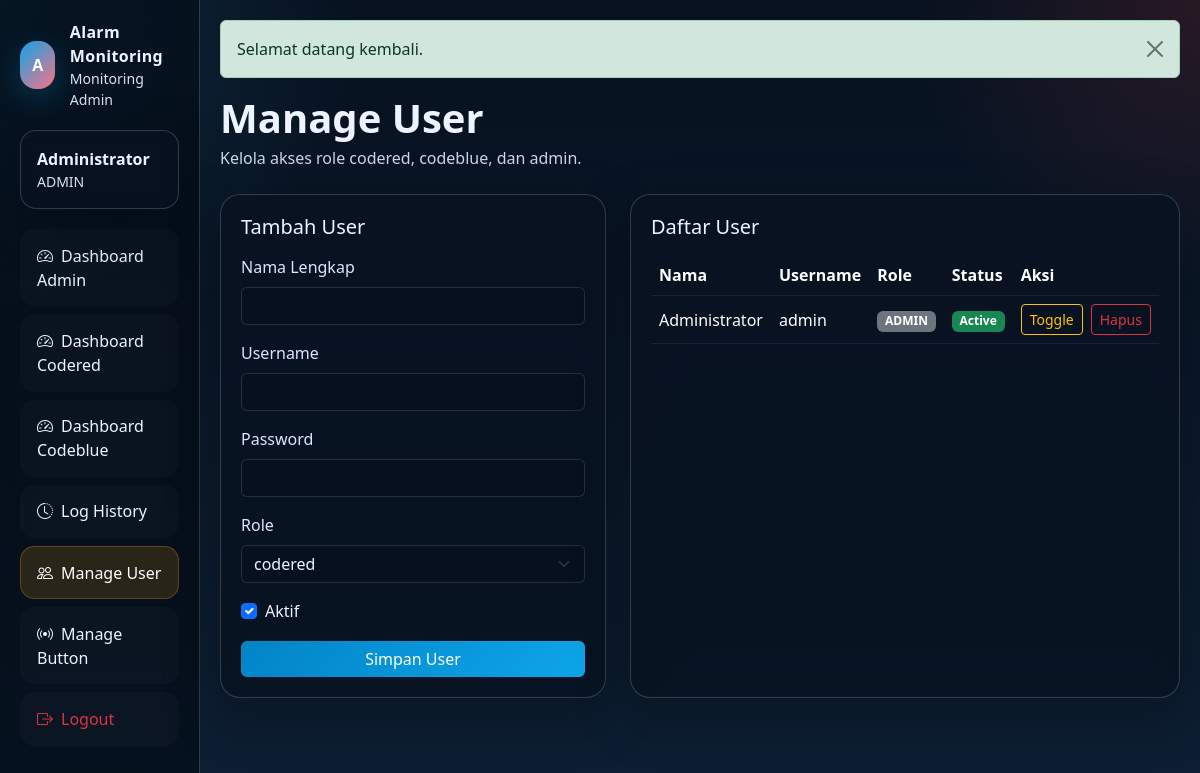
The app's page /?page=users (signed in) with its own data.
### tables this page shows
CREATE TABLE IF NOT EXISTS `users` (
  `id` bigint(20) unsigned NOT NULL AUTO_INCREMENT,
  `username` varchar(50) NOT NULL,
  `password` varchar(255) NOT NULL,
  `full_name` varchar(100) NOT NULL,
  `role` enum('codered','codeblue','admin') NOT NULL DEFAULT 'codered',
  `is_active` tinyint(1) NOT NULL DEFAULT 1,
  `created_at` datetime NOT NULL DEFAULT current_timestamp(),
  `updated_at` datetime NOT NULL DEFAULT current_timestamp() ON UPDATE current_timestamp(),
  PRIMARY KEY (`id`),
  UNIQUE KEY `users_username_idx` (`username`)
);

### src/AlarmRepository.php (called while the page is built, shortened)
<?php
final class AlarmRepository
{
    public function devices(): array
    {
        $sql = <<<SQL
            SELECT d.id, d.btn_code, d.location, d.ip, d.last_ping, d.status,
                   COALESCE(MAX(CASE WHEN s.btn_type = 'Red' AND s.state = 'ON' THEN 1 ELSE 0 END), 0) AS red_active,
                   COALESCE(MAX(CASE WHEN s.btn_type = 'Blue' AND s.state = 'ON' THEN 1 ELSE 0 END), 0) AS blue_active
            FROM btn_devices d
            LEFT JOIN btn_state s ON s.btn_code = d.btn_code
            GROUP BY d.id, d.btn_code, d.location, d.ip, d.last_ping, d.status
            ORDER BY d.location ASC
        SQL;
        return Database::pdo()->query($sql)->fetchAll();
    }
    public function activeAlarms(): array
    {
        $sql = <<<SQL
            SELECT d.btn_code, d.location, d.status, s.btn_type, s.state, d.last_ping
            FROM btn_devices d
            INNER JOIN btn_state s ON s.btn_code = d.btn_code
            WHERE s.state = 'ON'
            ORDER BY d.location ASC, s.btn_type ASC
        SQL;
        return Database::pdo()->query($sql)->fetchAll();
    }
    public function logs(int $limit = 100): array
    {
        $statement = Database::pdo()->prepare(
            'SELECT l.id, l.btn_code, l.btn_type, l.create_at, d.location
             FROM btn_log l
             LEFT JOIN btn_devices d ON d.btn_code = l.btn_code
             ORDER BY l.create_at DESC, l.id DESC
             LIMIT :limit'
        );
        $statement->bindValue(':limit', $limit, PDO::PARAM_INT);
        $statement->execute();
        return $statement->fetchAll();
    }
    public function counts(): array
    {
        $pdo = Database::pdo();
        return [
            'devices' => (int) $pdo->query('SELECT COUNT(*) FROM btn_devices')->fetchColumn(),
            'connected' => (int) $pdo->query("SELECT COUNT(*) FROM btn_devices WHERE status = 'Connected'")->fetchColumn(),
            'active_red' => (int) $pdo->query("SELECT COUNT(*) FROM btn_state WHERE btn_type = 'Red' AND state = 'ON'")->fetchColumn(),
            'active_blue' => (int) $pdo->query("SELECT COUNT(*) FROM btn_state WHERE btn_type = 'Blue' AND state = 'ON'")->fetchColumn(),
        ];
    }
}

### src/Database.php (called while the page is built, shortened)
<?php
final class Database
{
    private static ?PDO $pdo = null;
    public static function pdo(): PDO
    {
        if (self::$pdo instanceof PDO) {
            return self::$pdo;
        }
        $database = require __DIR__ . '/../config/database.php';
        $dsn = sprintf(
            'mysql:host=%s;port=%d;dbname=%s;charset=%s',
            $database['host'],
            $database['port'],
            $database['dbname'],
            $database['charset']
        );
        self::$pdo = new PDO($dsn, $database['username'], $database['password'], [
            PDO::ATTR_ERRMODE => PDO::ERRMODE_EXCEPTION,
            PDO::ATTR_DEFAULT_FETCH_MODE => PDO::FETCH_ASSOC,
            PDO::ATTR_EMULATE_PREPARES => false,
        ]);
        return self::$pdo;
    }
}

### src/UserRepository.php (called while the page is built, shortened)
<?php
final class UserRepository
{
    public function all(): array
    {
        return Database::pdo()->query('SELECT id, username, full_name, role, is_active, created_at FROM users ORDER BY created_at DESC, id DESC')->fetchAll();
    }
}

### src/helpers.php (called while the page is built, shortened)
<?php
function app_config(string $key, mixed $default = null): mixed
{
    static $config;
    if ($config === null) {
        $config = require __DIR__ . '/../config/app.php';
    }
    return $config[$key] ?? $default;
}
function app_name(): string
{
    return (string) app_config('app_name', 'Alarm Monitoring');
}
function e(mixed $value): string
{
    return htmlspecialchars((string) $value, ENT_QUOTES, 'UTF-8');
}
function current_user(): ?array
{
    return $_SESSION['user'] ?? null;
}
function require_role(array $roles): void
{
    $user = current_user();
}

### config/app.php (called while the page is built)
<?php
return [
    'app_name' => 'Alarm Monitoring',
    'base_url' => 'http://localhost:8080',
    'timezone' => 'Asia/Jakarta',
];

### views/pages/users.php (the view, shortened to what this page needs)
<div class="d-flex align-items-center justify-content-between mb-4">
    <div>
        <h1 class="display-6 fw-bold mb-1">Manage User</h1>
        <p class="text-muted mb-0">Kelola akses role codered, codeblue, dan admin.</p>
    </div>
</div>
<div class="row g-4">
    <div class="col-12 col-xl-5">
        <div class="panel-card h-100">
            <h2 class="h5 mb-3">Tambah User</h2>
            <form method="post" action="/?page=users" class="vstack gap-3">
                <div>
                    <label class="form-label">Nama Lengkap</label>
                    <input type="text" name="full_name" class="form-control" required>
                </div>
                <div>
                    <label class="form-label">Username</label>
                    <input type="text" name="username" class="form-control" required>
                </div>
                <div>
                    <label class="form-label">Password</label>
                    <input type="password" name="password" class="form-control" required>
                </div>
                <div>
                    <label class="form-label">Role</label>
                    <select name="role" class="form-select" required>
                        <option value="codered">codered</option>
                    </select>
                </div>
                <div class="form-check">
                    <input class="form-check-input" type="checkbox" name="is_active" id="isActive" checked>
                    <label class="form-check-label" for="isActive">Aktif</label>
                </div>
                <button class="btn btn-primary" type="submit">Simpan User</button>
            </form>
        </div>
    </div>
    <div class="col-12 col-xl-7">
        <div class="panel-card h-100">
            <h2 class="h5 mb-3">Daftar User</h2>
            <div class="table-responsive">
                <table class="table table-dark table-hover align-middle mb-0">
                    <thead>
                        <tr>
                            <th>Nama</th>
                            <th>Username</th>
                            <th>Role</th>
                            <th>Status</th>
                            <th>Aksi</th>
                        </tr>
                    </thead>
                    <tbody>
                        <?php foreach ($users as $item) : ?>
                            <tr>
                                <td><?= e($item['full_name']) ?></td>
                                <td><?= e($item['username']) ?></td>
                                <td><span class="badge bg-secondary text-uppercase"><?= e($item['role']) ?></span></td>
                                <td><?= (int) $item['is_active'] === 1 ? '<span class="badge bg-success">Active</span>' : '<span class="badge bg-secondary">Inactive</span>' ?></td>
                                <td>
                                    <div class="d-flex gap-2 flex-wrap">
                                        <form method="post" action="/?page=users" class="m-0">
                                            <button class="btn btn-sm btn-outline-warning" type="submit">Toggle</button>
                                        </form>
                                        <form method="post" action="/?page=users" class="m-0" onsubmit="return confirm('Hapus user ini?');">
                                            <button class="btn btn-sm btn-outline-danger" type="submit">Hapus</button>
                                        </form>
                                    </div>
                                </td>
                            </tr>
                        <?php endforeach; ?>
                    </tbody>
                </table>
            </div>
        </div>
    </div>
</div>

### views/layouts/main.php (shortened to what this page needs)
<?php
$userRole = $user['role'] ?? null;
$navDashboardLinks = [];
if ($userRole === 'admin') {
    $navDashboardLinks[] = ['label' => 'Dashboard Admin', 'href' => '/?page=dashboard-admin', 'active' => $page === 'dashboard-admin'];
    $navDashboardLinks[] = ['label' => 'Dashboard Codered', 'href' => '/?page=dashboard-red', 'active' => $page === 'dashboard-red'];
    $navDashboardLinks[] = ['label' => 'Dashboard Codeblue', 'href' => '/?page=dashboard-blue', 'active' => $page === 'dashboard-blue'];
}
$bodyTheme = $dashboardTheme ?? 'theme-admin';
$dashboardRoleValue = $dashboardRole ?? '';
$dashboardApiValue = $dashboardApiUrl ?? '/?page=api/dashboard';
?>
<!doctype html>
<html lang="id">
<head>
    <link href="https://cdn.jsdelivr.net/npm/bootstrap@5.3.3/dist/css/bootstrap.min.css" rel="stylesheet">
    <link href="https://cdn.jsdelivr.net/npm/bootstrap-icons@1.11.3/font/bootstrap-icons.min.css" rel="stylesheet">
    <link href="/assets/css/app.css" rel="stylesheet">
</head>
<body class="app-shell <?= e($bodyTheme) ?>" data-dashboard-role="<?= e($dashboardRoleValue) ?>" data-dashboard-api="<?= e($dashboardApiValue) ?>">
<div class="container-fluid">
    <div class="row min-vh-100">
        <?php if (!empty($user)) : ?>
            <aside class="col-12 col-lg-3 col-xl-2 p-0 sidebar">
                <div class="sidebar-inner">
                    <div class="brand-block">
                        <div class="brand-mark">A</div>
                        <div>
                            <div class="brand-title"><?= e(app_name()) ?></div>
                            <div class="brand-subtitle">
                                <?php if ($userRole === 'codered') : ?>Monitoring Codered<?php elseif ($userRole === 'codeblue') : ?>Monitoring Codeblue<?php elseif ($userRole === 'admin') : ?>Monitoring Admin<?php else : ?>Monitoring codered & codeblue<?php endif; ?>
                            </div>
                        </div>
                    </div>
                    <div class="user-chip">
                        <div class="fw-semibold"><?= e($user['full_name'] ?? $user['username']) ?></div>
                        <div class="text-muted small text-uppercase"><?= e($user['role']) ?></div>
                    </div>
                    <nav class="nav flex-column gap-2">
                        <?php foreach ($navDashboardLinks as $link) : ?>
                            <a class="nav-link <?= $link['active'] ? 'active' : '' ?>" href="<?= e($link['href']) ?>"><i class="bi bi-speedometer2 me-2"></i><?= e($link['label']) ?></a>
                        <?php endforeach; ?>
                        <a class="nav-link <?= $page === 'history' ? 'active' : '' ?>" href="/?page=history"><i class="bi bi-clock-history me-2"></i>Log History</a>
                        <?php if (($user['role'] ?? '') === 'admin') : ?>
                            <a class="nav-link <?= $page === 'users' ? 'active' : '' ?>" href="/?page=users"><i class="bi bi-people me-2"></i>Manage User</a>
                            <a class="nav-link <?= $page === 'buttons' ? 'active' : '' ?>" href="/?page=buttons"><i class="bi bi-broadcast me-2"></i>Manage Button</a>
                        <?php endif; ?>
                        <a class="nav-link text-danger" href="/?page=logout"><i class="bi bi-box-arrow-right me-2"></i>Logout</a>
                    </nav>
                </div>
            </aside>
        <?php endif; ?>
        <main id="dashboardFullscreenTarget" class="<?= e($bodyTheme) ?> <?= !empty($user) ? 'col-12 col-lg-9 col-xl-10' : '`col-12' ?> content-wrap">
            <div class="content-inner">
                <?php if ($flashSuccess) : ?>
                    <div class="alert alert-success alert-dismissible fade show" role="alert">
                        <?= e($flashSuccess) ?>
                        <button type="button" class="btn-close" data-bs-dismiss="alert"></button>
                    </div>
                <?php endif; ?>
                <?= $content ?>
            </div>
        </main>
    </div>
</div>
</body>
</html>

### records on screen
users: full_name "Administrator", role "ADMIN", username "admin", is_active "Active"

### other values on screen
app_name() "Alarm Monitoring"
$link['label'] "Dashboard Admin"
$link['label'] "Dashboard Codered"
$link['label'] "Dashboard Codeblue"
$flashSuccess "Selamat datang kembali."
